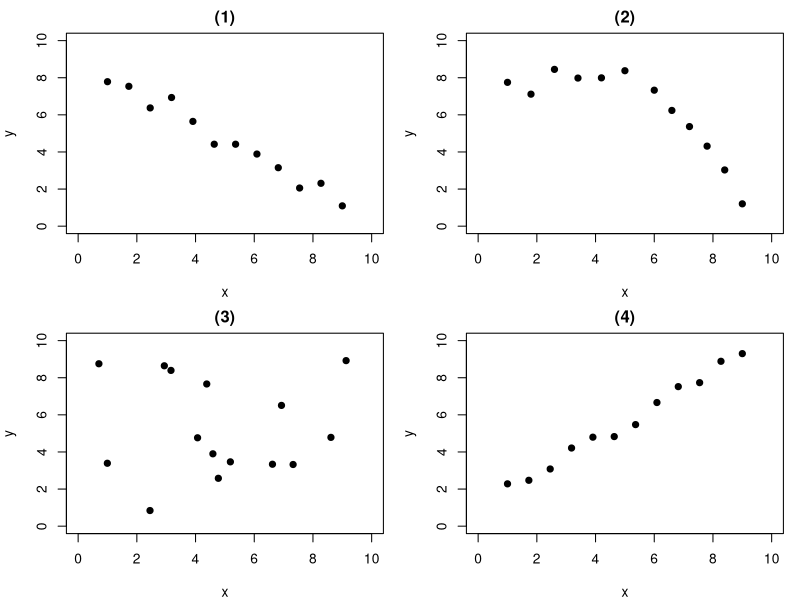
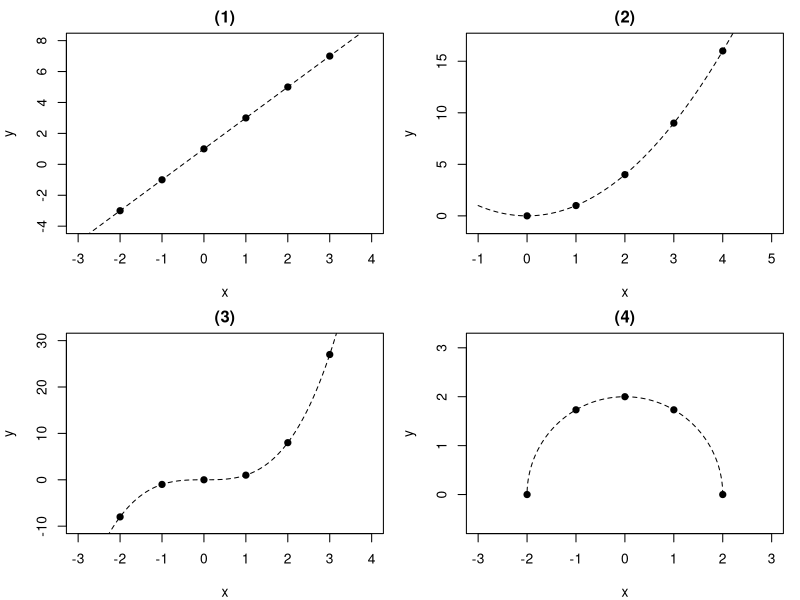
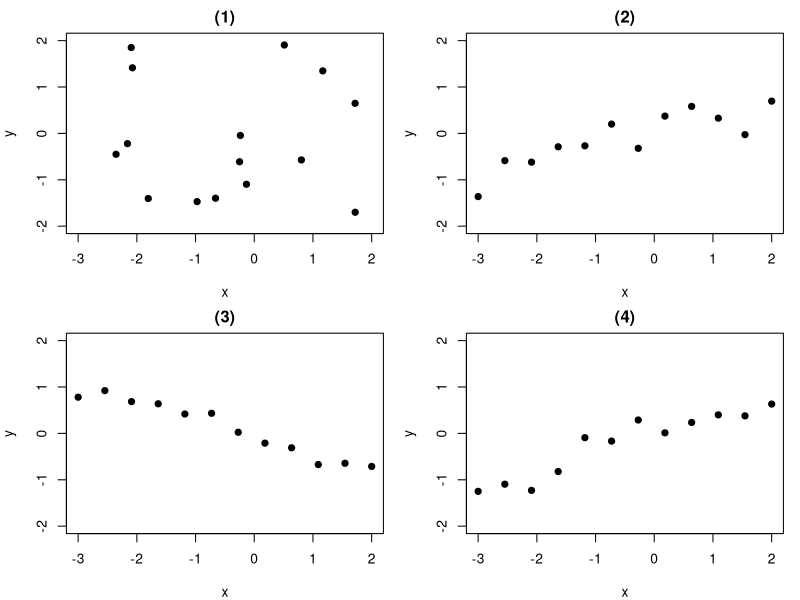

R code for these plots, in order:
setwd("C:/Users/18904/Github/senior-mathematics/codes")
if(!dir.exists("../figures"))dir.create("../figures")
# week88-1: 2x2 scatterplots, x,y in [0,10]
draw1=function(){
  par(mfrow=c(2,2),mar=c(4,4,2,1))
  set.seed(1)
  # (1) negative linear y~9-0.9x
  x1=seq(1,9,length.out=12);y1=9-0.9*x1+rnorm(12,0,0.5)
  plot(x1,y1,xlim=c(0,10),ylim=c(0,10),pch=19,main="(1)",xlab="x",ylab="y")
  # (2) nonlinear: flat then drop
  x2=c(seq(1,5,length.out=6),seq(6,9,length.out=6))
  y2=c(rep(8,5),8,seq(7,2,length.out=6))+rnorm(12,0,0.4)
  plot(x2,y2,xlim=c(0,10),ylim=c(0,10),pch=19,main="(2)",xlab="x",ylab="y")
  # (3) no correlation
  x3=runif(15,0,10);y3=runif(15,0,10)
  plot(x3,y3,xlim=c(0,10),ylim=c(0,10),pch=19,main="(3)",xlab="x",ylab="y")
  # (4) positive linear
  x4=seq(1,9,length.out=12);y4=1+0.9*x4+rnorm(12,0,0.5)
  plot(x4,y4,xlim=c(0,10),ylim=c(0,10),pch=19,main="(4)",xlab="x",ylab="y")
}
cairo_pdf("../figures/week88-1.pdf",width=8,height=8,family="SimSun")
draw1()
dev.off()
svglite::svglite("../figures/week88-1.svg",width=8,height=8)
draw1()
dev.off()
# week88-2: 4 groups of given data, 2x2
draw2=function(){
  par(mfrow=c(2,2),mar=c(4,4,2,1))
  # (1) line y=2x+1
  x1=c(-2,-1,0,1,2,3);y1=c(-3,-1,1,3,5,7)
  plot(x1,y1,xlim=c(-3,4),ylim=c(-4,8),pch=19,main="(1)",xlab="x",ylab="y")
  abline(1,2,lty=2)
  # (2) parabola y=x^2
  x2=c(0,1,2,3,4);y2=c(0,1,4,9,16)
  plot(x2,y2,xlim=c(-1,5),ylim=c(-1,17),pch=19,main="(2)",xlab="x",ylab="y")
  curve(x^2,add=TRUE,lty=2)
  # (3) cubic y=x^3
  x3=c(-2,-1,0,1,2,3);y3=c(-8,-1,0,1,8,27)
  plot(x3,y3,xlim=c(-3,4),ylim=c(-10,30),pch=19,main="(3)",xlab="x",ylab="y")
  curve(x^3,add=TRUE,lty=2)
  # (4) upper semicircle x^2+y^2=4, y>=0
  x4=c(2,1,0,-1,-2);y4=c(0,sqrt(3),2,sqrt(3),0)
  plot(x4,y4,xlim=c(-3,3),ylim=c(0,2.5),pch=19,main="(4)",xlab="x",ylab="y",asp=1)
  th=seq(0,pi,length.out=100);lines(2*cos(th),2*sin(th),lty=2)
}
cairo_pdf("../figures/week88-2.pdf",width=8,height=8,family="SimSun")
draw2()
dev.off()
svglite::svglite("../figures/week88-2.svg",width=8,height=8)
draw2()
dev.off()
# week88-3: 2x2 scatterplots, x in [-3,2], y in [-2,2]
draw3=function(){
  par(mfrow=c(2,2),mar=c(4,4,2,1))
  set.seed(2)
  # (1) no correlation
  x1=runif(15,-3,2);y1=runif(15,-2,2)
  plot(x1,y1,xlim=c(-3,2),ylim=c(-2,2),pch=19,main="(1)",xlab="x",ylab="y")
  # (2) positive linear
  x2=seq(-3,2,length.out=12);y2=0.3*x2+rnorm(12,0,0.2)
  plot(x2,y2,xlim=c(-3,2),ylim=c(-2,2),pch=19,main="(2)",xlab="x",ylab="y")
  # (3) negative linear
  x3=seq(-3,2,length.out=12);y3=-0.3*x3+rnorm(12,0,0.2)
  plot(x3,y3,xlim=c(-3,2),ylim=c(-2,2),pch=19,main="(3)",xlab="x",ylab="y")
  # (4) positive linear
  x4=seq(-3,2,length.out=12);y4=0.4*x4+rnorm(12,0,0.2)
  plot(x4,y4,xlim=c(-3,2),ylim=c(-2,2),pch=19,main="(4)",xlab="x",ylab="y")
}
cairo_pdf("../figures/week88-3.pdf",width=8,height=8,family="SimSun")
draw3()
dev.off()
svglite::svglite("../figures/week88-3.svg",width=8,height=8)
draw3()
dev.off()
